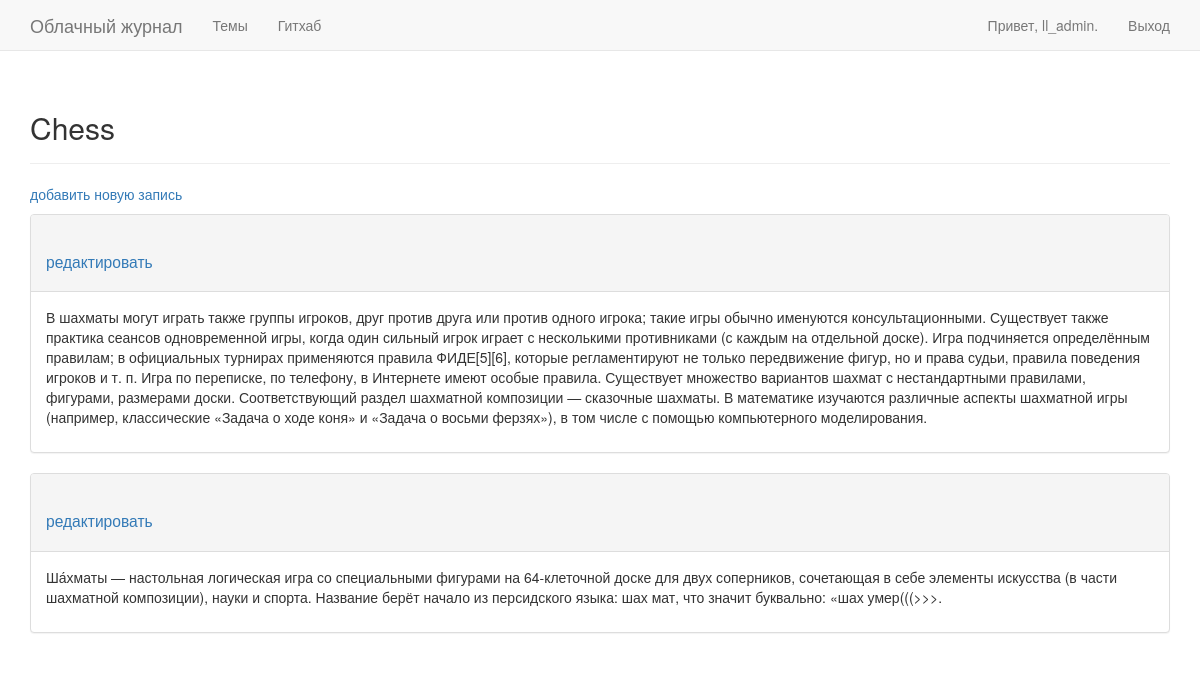
The page /topics/1/ (signed in) on the database its author committed.
### learning_logs/models.py (models this page shows, shortened)
class Topic(models.Model):
    text = models.CharField(max_length=200)
    datetime = models.DateTimeField(auto_now_add=True)
    owner = models.ForeignKey(User)
    def __str__(self):
        return self.text

class Entry(models.Model):
    topic = models.ForeignKey(Topic)
    text = models.TextField()
    datetime = models.DateTimeField(auto_now_add=True)
    class Meta:
        verbose_name_plural = 'entries'

### learning_logs/views.py (the view)
# urls.py: url(r'^topics/(?P<topic_id>\d+)/$', views.topic, name='topic'),
@login_required
def topic(request, topic_id):
    topic = Topic.objects.get(id=topic_id)
    if topic.owner != request.user:
        raise Http404
    entries = topic.entry_set.order_by('-datetime')
    context = {'topic' : topic, 'entries' : entries}
    return render(request, 'learning_logs/topic.html', context)

### learning_logs/templates/learning_logs/topic.html (shortened to what this page needs)
{% extends 'learning_logs/base.html' %}
{% block header %}
    <h2>{{ topic }}</h2>
{% endblock header %}
{% block content %}
    <p>
        <a href="{% url 'learning_logs:new_entry' topic.id %}">добавить новую запись</a>
    </p>
    {% for entry in entries %}
        <div class="panel panel-default">
            <div class="panel-heading">
                <h3>
                    <small>
                        <a href="{% url 'learning_logs:edit_entry' entry.id %}">редактировать</a>
                    </small>
                </h3>
            </div>
            <div class="panel-body">
                {{ entry.text|linebreaks }}
            </div>
        </div>
    {% empty %}
        В этой теме записей пока нет
    {% endfor %}
{% endblock content %}

### learning_logs/templates/learning_logs/base.html (shortened to what this page needs)
{% load bootstrap3 %}
<!DOCTYPE html>
    <html lang="ru">
    <head>
        {% bootstrap_css %}
    </head>
    <body>
        <nav class="navbar navbar-default navbar-static-top">
            <div class="container">
                <div class="navbar-header">
                    <a class="navbar-brand" href="{% url 'learning_logs:index' %}">Облачный журнал</a>
                </div>
                <div id="navbar" class="navbar-collapse collapse">
                    <ul class="nav navbar-nav">
                        <li><a href="{% url 'learning_logs:topics' %}">Темы</a></li>
                        <li><a href="https://github.com/Emilnurg" target="_blank" >Гитхаб</a> </li>
                    </ul>
                    <ul class="nav navbar-nav navbar-right">
                        {% if user.is_authenticated %}
                            <li><a>Привет, {{ user.username }}.</a></li>
                            <li><a href="{% url 'users:logout' %}">Выход</a></li>
                        {% else %}
                            <li><a href="{% url 'users:register' %}">Регистрация</a></li>
                            <li><a href="{% url 'users:login' %}">Вход</a></li>
                        {% endif %}
                    </ul>
                </div>
            </div>
        </nav>
        <div class="container">
            <div class="page-header">
                {% block header %}{% endblock header %}
            </div>
            <div>
                {% block content %}{% endblock content %}
            </div>
        </div>
    </body>
</html>

### rows shown on the page
Topic: text "Chess"
Entry: text "В шахматы могут играть также группы игроков, друг против друга или против одного игрока; такие игры обычно именуются консультационными. Существует также практика сеансов одновременной игры, когда один сильный игрок играет с несколькими противниками (с каждым на отдельной доске). Игра подчиняется определённым правилам; в официальных турнирах применяются правила ФИДЕ[5][6], которые регламентируют не только передвижение фигур, но и права судьи, правила поведения игроков и т. п. Игра по переписке, по телефону, в Интернете имеют особые правила. Существует множество вариантов шахмат с нестандартными правилами, фигурами, размерами доски. Соответствующий раздел шахматной композиции — сказочные…"
Entry: text "Ша́хматы — настольная логическая игра со специальными фигурами на 64-клеточной доске для двух соперников, сочетающая в себе элементы искусства (в части шахматной композиции), науки и спорта. Название берёт начало из персидского языка: шах мат, что значит буквально: «шах умер(((>>>."

### other values the page prints
{{ user.username }} "ll_admin"
